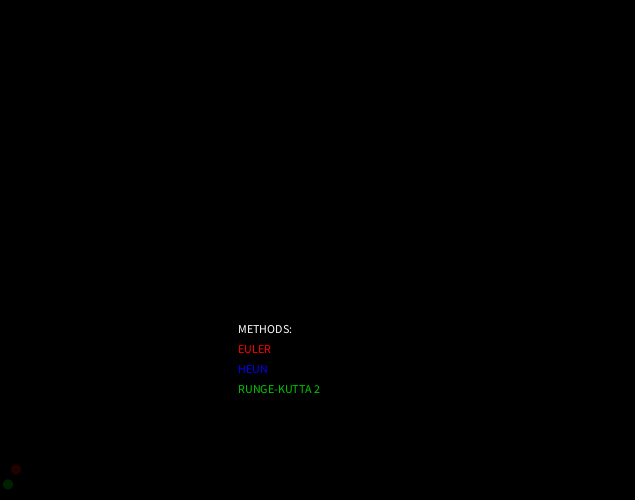
Frame 1 (no input)
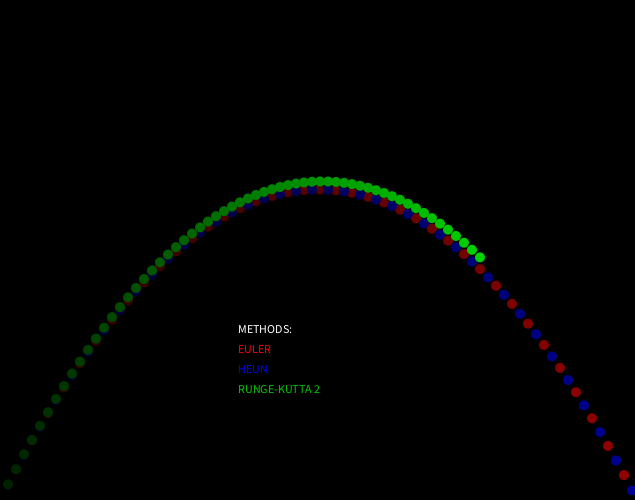
Frame 60 (the mouse pressed at the canvas centre just before this capture)
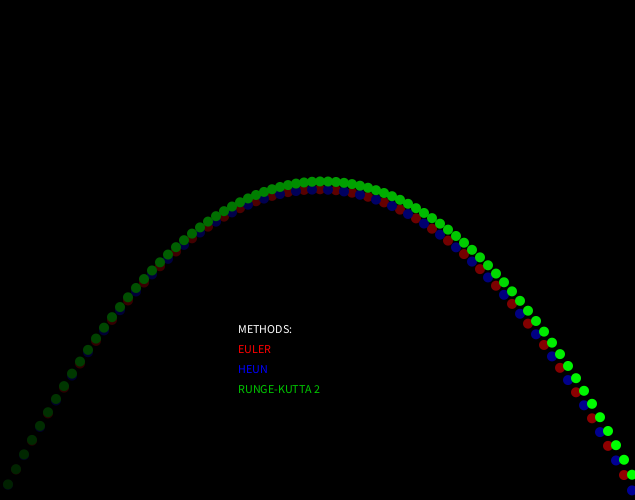
Frame 120 (the mouse held since frame 60 and released just before this capture)

The Processing sketch that drew these frames (run headless with seeded random() and noise(); from frame 60 on, the mouse is pressed at the canvas centre):

// Processing sketch: processing_150586
// ── processing_150586.pde

/* CRISTOBAL BELDA PEREZ */
/* Tarea 2: Physics Background */

//EJERCICIO DEL MOVIMIENTO PARABÃ�LICO DE UNA PARTÃ�CULA

int Color = 30;
float dt = 0.4;
float m = 1.0;

PVector g = new PVector(0, 9.8);
PVector f = new PVector(0,0);

//Vectores para Euler:
PVector rE = new PVector(0, 0);
PVector vE = new PVector(40, -80);

//Vectores para Heun:
PVector rH = new PVector(0, 0);
PVector vH = new PVector(40, -80);
PVector vH0 = new PVector(0,0);

//Vectores para Runge-Kutta2:
PVector rRK = new PVector();
PVector vRK = new PVector(40, -80);

void setup(){
  size(635,500);
  noStroke();
  background(0);
  //se actualiza el valor de la fuerza de la gravedad: F=ma;
  f.x = g.x*m;
  f.y = g.y*m;
  fill(255,255,255);
  text("METHODS:", width/2-width/8, height/1.5);
  fill(255,0,0);
  text("EULER", width/2-width/8, height/1.5+height*0.04);
  fill(0,0,255);
  text("HEUN", width/2-width/8, height/1.5+height*0.08);
  fill(0,200,0);
  text("RUNGE-KUTTA 2", width/2-width/8, height/1.5+height*0.12);
}

void draw(){
  //background(200);
  //se actualiza el valor de la fuerza de la gravedad: F=ma;
  f.x = g.x*m;
  f.y = g.y*m;
  if(Color == 255){
    Color--;
  }
  else{
    Color+=3;
  }
  
  
  /******** EULER *********/
  //1) Calculo de la Velocidad:
  vE.x += f.x*dt;
  vE.y += f.y*dt;
  //2) Calculo de la PosiciÃ³n:
  rE.x += vE.x*dt;
  rE.y += vE.y*dt;
 
 
  /******** HEUN *********/
  //1) Calculo de la Velocidad:
  vH.x += f.x*dt;
  vH.y += f.y*dt;
  //2) Calculo de la Posicion:
  rH.x += 0.5*(vH.x + vH0.x)*dt;
  rH.y += 0.5*(vH.y + vH0.y)*dt;
  //3) Se actualiza el valor de la Velocidad anterior:
  vH0.x = vH.x;
  vH0.y = vH.y;
  
  /******** RK-2 ********/
  //1) Calculo de la Velocidad:
  vRK.x += f.x*dt*0.5;
  vRK.y += f.y*dt*0.5;
  //2) Calculo de la PosiciÃ³n:
  rRK.x += vRK.x*dt*0.5;
  rRK.y += vRK.y*dt*0.5;
  
  //Dibujar EULER
  pushMatrix();
    translate(rE.x, rE.y);
    fill(Color,0,0);
    ellipse(0, height,10,10);
  popMatrix();
  
  //Dibujar HEUN
  pushMatrix();
    translate(rH.x, rH.y);
    fill(0, 0,Color);
    ellipse(0, height, 10,10);
  popMatrix();
  
  //Dibujar RUNGE-KUTTA 2
  pushMatrix();
    translate(rRK.x, rRK.y);
    fill(0,Color,0);
    ellipse(0, height, 10, 10);
  popMatrix();
  
}
